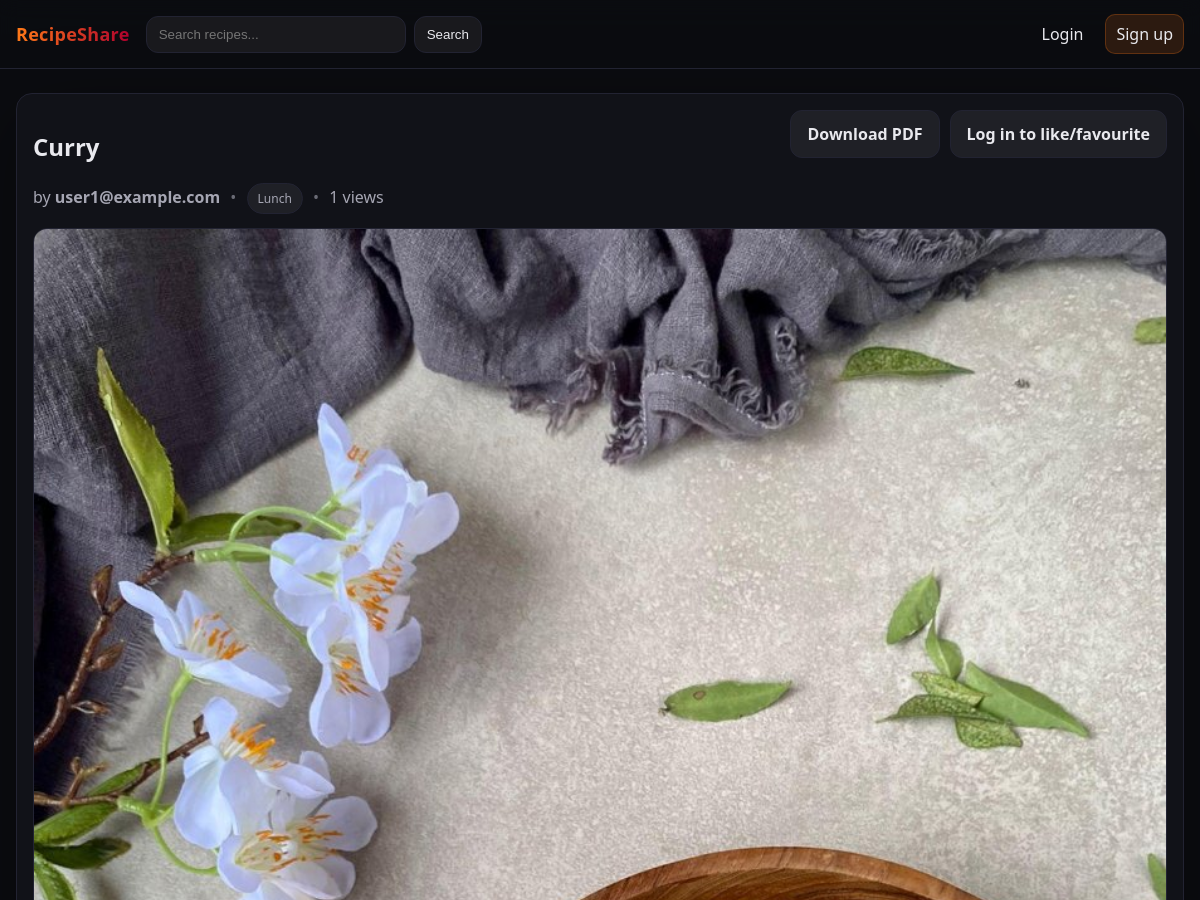
The page /recipes/2 (upper part) on the database as committed earlier.
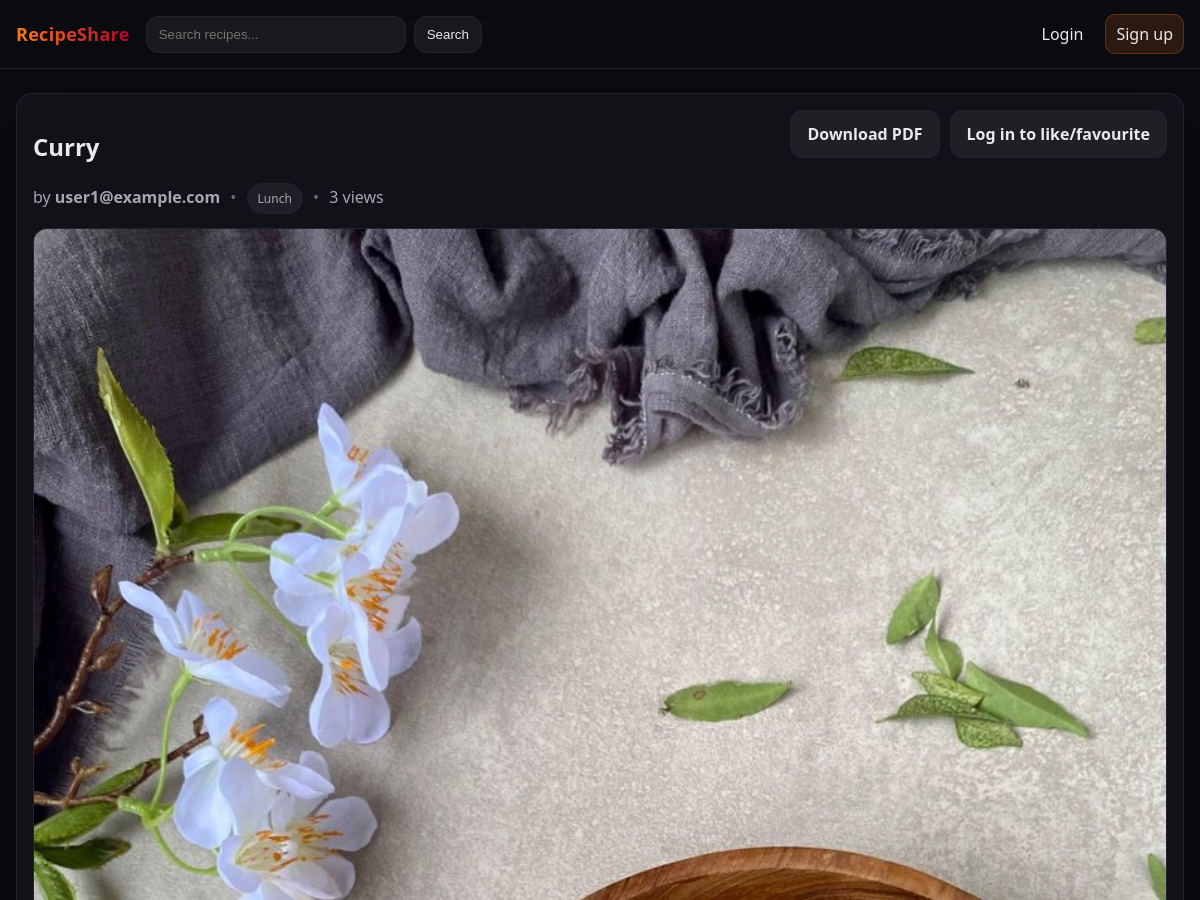
The same page on the database as committed later.
### app/models.py (models this page shows, shortened)
class Recipe(db.Model):
    __tablename__ = "recipes"
    id = db.Column(db.Integer, primary_key=True)
    title = db.Column(db.String(140), nullable=False, index=True)
    description = db.Column(db.String(500), default="")
    ingredients_text = db.Column(db.Text, nullable=False)
    steps_text = db.Column(db.Text, nullable=False)
    steps_data = db.Column(db.Text, nullable=True)
    prep_minutes = db.Column(db.Integer, default=0)
    cook_minutes = db.Column(db.Integer, default=0)
    servings = db.Column(db.Integer, default=1)
    difficulty = db.Column(db.String(20), default="Easy")
    image_filename = db.Column(db.String(255), default="")
    image_storage_key = db.Column(db.String(255), default="")
    image_url = db.Column(db.String(500), default="")
    video_filename = db.Column(db.String(255), default="")
    video_storage_key = db.Column(db.String(255), default="")
    video_url = db.Column(db.String(500), default="")
    is_published = db.Column(db.Boolean, default=True)
    view_count = db.Column(db.Integer, default=0)
    created_at = db.Column(db.DateTime, default=lambda: datetime.now(timezone.utc))
    updated_at = db.Column(db.DateTime, default=lambda: datetime.now(timezone.utc), onupdate=lambda: datetime.now(timezone.utc))
    user_id = db.Column(db.Integer, db.ForeignKey("users.id"), nullable=False, index=True)
    category_id = db.Column(db.Integer, db.ForeignKey("categories.id"), nullable=True, index=True)
    tags = db.relationship("Tag", secondary=recipe_tags, lazy="subquery",
                           backref=db.backref("recipes", lazy=True))
    comments = db.relationship("Comment", backref="recipe", lazy="dynamic", cascade="all, delete-orphan")
    likes = db.relationship("Like", backref="recipe", lazy="dynamic", cascade="all, delete-orphan")
    favorites = db.relationship("Favorite", backref="recipe", lazy="dynamic", cascade="all, delete-orphan")
    def ingredients_list(self):
        return [x.strip() for x in (self.ingredients_text or "").splitlines() if x.strip()]
    def has_computable_ingredients(self) -> bool:
        if self.ingredients_list():
            return True
        for step in self.structured_steps():
            if step.get("type") == "content" and (step.get("ingredients") or []):
                return True
        return False
    def structured_steps(self):
        raw_steps = self._load_steps_data()
        return raw_steps or self._legacy_steps_data()
    def _load_steps_data(self):
        try:
            payload = json.loads(self.steps_data or "[]")
        except (TypeError, ValueError):
            return []
        if not isinstance(payload, list):
            return []
        normalized = []
        for item in payload:
            if not isinstance(item, dict):
                continue
            step_type = str(item.get("type") or "").strip()
            if step_type == "content":
                ingredients = []
                normalized.append({
                    "type": "content",
                    "title": str(item.get("title") or "").strip(),
                    "description_markdown": str(item.get("description_markdown") or "").strip(),
                    "ingredients": ingredients,
                })
            elif step_type == "image":
                storage_key = str(item.get("image_storage_key") or "").strip()
                image_url = str(item.get("image_url") or "").strip()
                if image_url:
                    normalized.append({
                        "type": "image",
                        "image_storage_key": storage_key,
                        "image_url": image_url,
                    })
        return normalized
    @property
    def image_display_url(self) -> str:
        if self.image_url:
            return self.image_url
        if self.image_filename:
            return url_for("static", filename=f"uploads/{self.image_filename}")
        return ""

class User(db.Model, UserMixin):
    __tablename__ = "users"
    id = db.Column(db.Integer, primary_key=True)
    username = db.Column(db.String(32), unique=True, nullable=False, index=True)
    email = db.Column(db.String(120), unique=True, nullable=False, index=True)
    password_hash = db.Column(db.String(256), nullable=False)
    bio = db.Column(db.String(280), default="")
    avatar_filename = db.Column(db.String(255), default="")
    is_admin = db.Column(db.Boolean, default=False)
    created_at = db.Column(db.DateTime, default=lambda: datetime.now(timezone.utc))
    recipes = db.relationship("Recipe", backref="author", lazy="dynamic", cascade="all, delete-orphan")
    comments = db.relationship("Comment", backref="author", lazy="dynamic", cascade="all, delete-orphan")

class Category(db.Model):
    __tablename__ = "categories"
    id = db.Column(db.Integer, primary_key=True)
    name = db.Column(db.String(60), unique=True, nullable=False)
    slug = db.Column(db.String(70), unique=True, nullable=False, index=True)
    recipes = db.relationship("Recipe", backref="category", lazy="dynamic")

### app/recipes/routes.py (the view)
@bp.route("/<int:recipe_id>")
def detail(recipe_id: int):
    recipe = _viewable_recipe_or_404(recipe_id)
    recipe.view_count += 1
    db.session.commit()
    liked = False
    favorited = False
    if current_user.is_authenticated:
        liked = Like.query.filter_by(user_id=current_user.id, recipe_id=recipe.id).first() is not None
        favorited = Favorite.query.filter_by(user_id=current_user.id, recipe_id=recipe.id).first() is not None
    return render_template("recipes/detail.html", recipe=recipe, liked=liked, favorited=favorited)

### app/recipes/routes.py (called while the page is built)
def _viewable_recipe_or_404(recipe_id: int) -> Recipe:
    recipe = Recipe.query.get_or_404(recipe_id)
    if not recipe.is_published and (not current_user.is_authenticated or (recipe.user_id != current_user.id and not current_user.is_admin)):
        abort(404)
    return recipe

### app/utils.py (called while the page is built, shortened)
def render_markdown(text: str) -> Markup:
    rendered = markdown.markdown(text or "", extensions=["extra", "sane_lists", "nl2br"])
    sanitizer = _MarkdownSanitizer()
    sanitizer.feed(rendered)
    sanitizer.close()
    return Markup(sanitizer.get_html())

    def handle_starttag(self, tag, attrs):
        if tag not in MARKDOWN_ALLOWED_TAGS:
            return
        rendered_attrs = []
        allowed_attrs = MARKDOWN_ALLOWED_ATTRIBUTES.get(tag, set())
        self.parts.append(f"<{tag}{''.join(rendered_attrs)}>")

    def handle_endtag(self, tag):
        if tag in MARKDOWN_ALLOWED_TAGS:
            self.parts.append(f"</{tag}>")

    def handle_data(self, data):
        self.parts.append(escape(data))

    def get_html(self):
        return "".join(self.parts)

### app/templates/recipes/detail.html (shortened to what this page needs)
{% extends "base.html" %}
{% block content %}
<div class="recipe-detail card" data-recipe-id="{{ recipe.id }}" data-base-servings="{{ recipe.servings }}">
  <div class="recipe-detail-head">
    <div>
      <h2>{{ recipe.title }}</h2>
      <div class="muted">
        by <b>{{ recipe.author.username }}</b>
        {% if recipe.category %}
          <span class="dot">•</span>
          <a class="chip" href="{{ url_for('main.index', category=recipe.category.slug) }}">{{ recipe.category.name }}</a>
        {% endif %}
        <span class="dot">•</span>
        <span>{{ recipe.view_count }} views</span>
      </div>
    </div>
    <div class="actions">
      <a class="btn secondary" id="recipeExportPdf" href="{{ url_for('recipes.export_pdf', recipe_id=recipe.id) }}">Download PDF</a>
      {% if current_user.is_authenticated %}
        <button class="btn secondary js-like" data-liked="{{ '1' if liked else '0' }}">
          <span class="js-like-text">{% if liked %}Liked{% else %}Like{% endif %}</span>
          <span class="badge js-like-count">{{ recipe.likes.count() }}</span>
        </button>
        <button class="btn secondary js-fav" data-favorited="{{ '1' if favorited else '0' }}">
          <span class="js-fav-text">{% if favorited %}Favourited{% else %}Favourite{% endif %}</span>
        </button>
      {% else %}
        <a class="btn secondary" href="{{ url_for('auth.login', next=url_for('recipes.detail', recipe_id=recipe.id)) }}">Log in to like/favourite</a>
      {% endif %}
    </div>
  </div>
  {% if recipe.image_display_url %}
    <img class="hero-img" src="{{ recipe.image_display_url }}" alt="Recipe image" />
  {% endif %}
</div>
{% endblock %}

### app/templates/base.html (shortened to what this page needs)
<!doctype html>
<html lang="en">
<head>
  <link rel="stylesheet" href="{{ url_for('static', filename='css/style.css', v='20260414-main-content-padding-fix') }}" />
</head>
<body class="{% block body_class %}page-shell{% endblock %}">
  <header class="topbar">
    <div class="topbar-inner">
      <a class="brand" href="{{ url_for('main.index') }}">RecipeShare</a>
      <form class="search" action="{{ url_for('main.index') }}" method="get">
        <input name="q" value="{{ request.args.get('q','') }}" placeholder="Search recipes..." />
        <button type="submit">Search</button>
      </form>
      <nav class="nav">
        {% if current_user.is_authenticated %}
          <a class="pill" href="{{ url_for('recipes.create') }}">+ New Recipe</a>
          <a href="{{ url_for('recipes.mine') }}">My recipes</a>
          <a href="{{ url_for('recipes.favorites') }}">Favorites</a>
          <a href="{{ url_for('auth.profile') }}">Profile</a>
          <a href="{{ url_for('auth.logout') }}">Logout</a>
        {% else %}
          <a href="{{ url_for('auth.login') }}">Login</a>
          <a class="pill" href="{{ url_for('auth.register') }}">Sign up</a>
        {% endif %}
      </nav>
    </div>
  </header>
  <main class="page-main">
    <div class="container page-content {% block main_class %}{% endblock %}">
      {% block content %}{% endblock %}
    </div>
  </main>
</body>
</html>

### app/static/css/style.css (style rules this page uses)
:root { --bg: #0b0c10; --card: #12131a; --text: #e9e9ee; --muted: #a6a6b3; --border: #222332; --brand: #ff7a18; --brand2: #af002d; --ok: #2dd4bf; --warn: #f59e0b; --danger: #ef4444; }
* { box-sizing: border-box; }
html { min-height: 100%; }
body { margin: 0; min-height: 100vh; min-height: 100dvh; display: flex; flex-direction: column; font-family: ui-sans-serif, system-ui, -apple-system, Segoe UI, Roboto, Arial, "Apple Color Emoji", "Segoe UI Emoji"; background: radial-gradient(900px 400px at 20% -10%, rgba(255, 122, 24, 0.18), transparent 60%), radial-gradient(900px 400px at 80% -10%, rgba(175, 0, 45, 0.18), transparent 60%), var(--bg); color: var(--text); }
a { color: inherit; text-decoration: none; }
.container { width: 100%; margin: 0 auto; }
.page-main { flex: 1; display: flex; width: 100%; }
.page-content { width: 100%; min-width: 0; display: flex; flex-direction: column; margin: 0 auto; padding: 24px 16px 28px; box-sizing: border-box; }
.container.page-content { width: 100%; }
.topbar { position: sticky; top: 0; z-index: 10; background: rgba(11,12,16,0.75); backdrop-filter: blur(10px); border-bottom: 1px solid var(--border); }
.topbar-inner { display: flex; width: 100%; gap: 16px; align-items: center; padding: 14px 16px; }
.brand { display: block; font-weight: 800; letter-spacing: 0.3px; background: linear-gradient(90deg, var(--brand), var(--brand2)); -webkit-background-clip: text; background-clip: text; color: transparent; font-size: 18px; text-decoration: none !important; }
.nav { margin-left: auto; display: flex; align-items: center; gap: 12px; flex-wrap: wrap; }
.nav a { padding: 8px 10px; border-radius: 10px; }
.search { display: flex; gap: 8px; align-items: center; margin-right: auto; }
.search input { width: 260px; background: rgba(255,255,255,0.06); border: 1px solid var(--border); border-radius: 12px; padding: 10px 12px; color: var(--text); }
.search button { border: 1px solid var(--border); background: rgba(255,255,255,0.06); color: var(--text); padding: 10px 12px; border-radius: 12px; cursor: pointer; }
.muted { color: var(--muted); }
.dot { margin: 0 6px; opacity: 0.6; }
.card { background: rgba(18,19,26,0.92); border: 1px solid var(--border); border-radius: 16px; padding: 16px; box-shadow: 0 20px 80px rgba(0,0,0,0.35); }
.chip { display:inline-block; padding: 6px 10px; border-radius: 999px; background: rgba(255,255,255,0.06); border: 1px solid var(--border); font-size: 12px; text-decoration: none !important; }
.btn { display:inline-flex; align-items:center; justify-content:center; gap: 8px; padding: 10px 12px; border-radius: 12px; border: 1px solid rgba(255,255,255,0.14); background: linear-gradient(90deg, rgba(255,122,24,0.18), rgba(175,0,45,0.18)); color: var(--text); cursor: pointer; text-decoration: none !important; font-weight: 600; appearance: none; -webkit-appearance: none; }
.btn.secondary { background: rgba(255,255,255,0.06); border: 1px solid var(--border); font-weight: 600; }
.pill { background: rgba(255,122,24,0.14) !important; border: 1px solid rgba(255,122,24,0.25) !important; }
.recipe-detail-head { display:flex; justify-content: space-between; gap: 12px; flex-wrap: wrap; }
.actions { display:flex; align-items:stretch; gap: 10px; flex-wrap: wrap; }
.actions > a.btn, .actions > button.btn, .actions > form > button.btn { height: 48px; min-height: 48px; padding: 0 16px; line-height: 1; box-sizing: border-box; display: inline-flex; align-items: center; justify-content: center; align-self: stretch; }
.hero-img { width: 100%; border-radius: 14px; margin: 14px 0; border: 1px solid var(--border); }

Rows that differ between the two databases and show on the page:
changed Recipe "Curry": view_count "1" → "3"
